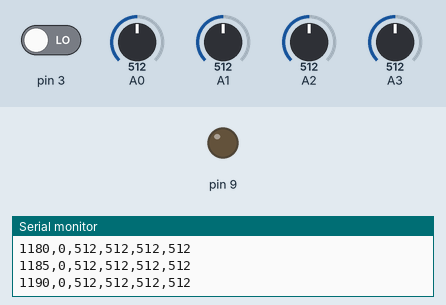
This sketch was run on a simulated Arduino Uno, built with avr-gcc and run on an emulated ATmega328P. Parts: output pins drawn as LEDs (lit = HIGH), the last lines printed to the serial monitor. The inputs (shaded band) are chosen by the test bench; at power-on: pin 3 LOW, A0 = 512, A1 = 512, A2 = 512, A3 = 512.

Above: at 1.2 s.
1.3 s: pin 3 driven HIGH
At 2.4 s:
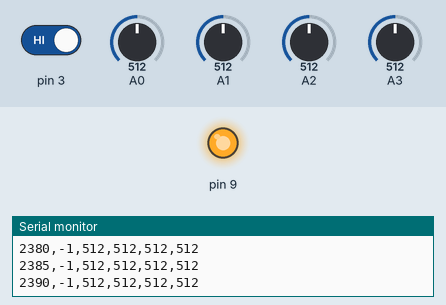
2.8 s: pin 3 driven LOW
At 3.6 s:
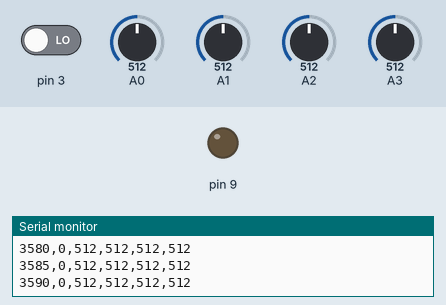
Timing chart, 0 to 5.8 s (numbered marks = the images above; inputs shaded):
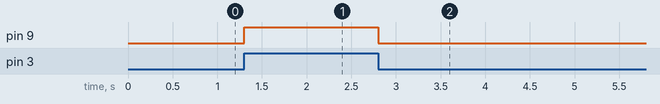

Measured:
- after the input at 1.3 s, pin 9: LOW → HIGH at once
- after the input at 2.8 s, pin 9: HIGH → LOW at once

The sketch:

mpt-basic.ino
```cpp
// (licence header left out)
#include "TimerOne.h"

// Comment this out to deactivate the airflow collection.
#define AIRFLOW_SENSOR

// Comment this out to deactivate the pulse collection.
#define PULSE_SENSOR

// Comment this out to deactivate PIN13 debug toggeling.
// This pin is used to meassure interval timing issues.
//#define TOGGLE_PIN_ON_INTERRUPT

bool newData = false;
int air1, air2, air3, pulse;
int sync = 0;
int buttonState = 0;

/**
 * 1s  = 1000ms
 * 1s  = 1000,000us
 * 1ms = 1000us
 *
 * for a   1ms measurement interval set interrupt to    1000us => 1000 Hz
 * for a  10ms measurement interval set interrupt to  10'000us =>  100 Hz
 * for a  50ms measurement interval set interrupt to  50'000us =>   20 Hz
 * for a 100ms measurement interval set interrupt to 100'000us =>   10 Hz
 */
const unsigned long sample_rate_us = 5000;

/**
 * Change TIME_MS_INTERVAL according to sample_rate_us.
 */
const unsigned long TIME_MS_INTERVAL = sample_rate_us / 1000;

/**
 * Time ms counter.
 */
unsigned long time_ms = 0;

void setup() {
  Timer1.initialize(sample_rate_us);
  Timer1.attachInterrupt(getData);
  Serial.begin(115200);
  pinMode(3, INPUT);
  pinMode(9, OUTPUT);

#ifdef TOGGLE_PIN_ON_INTERRUPT
  pinMode(13, OUTPUT);
#endif

  // prevent disruptive default interrupt
  cli(); // disable interrupts
  TIMSK0 &= ~(1 << TOIE0);
  sei(); // enable interrupts

  // Use this line to sync the app
  // which connects to the Arduino.
  Serial.print("\nArduino Ready\n");
}

void getData() {
#ifdef TOGGLE_PIN_ON_INTERRUPT
  PINB |= 1 << PORTB5;
#endif

  time_ms += TIME_MS_INTERVAL;

  /**
   * Accoding to the Arduino documentation a analog read takes about 100us which is
   * 1s = 1000 000us / 100us = 10 000 reads/s
   *
   * https://www.arduino.cc/reference/en/language/functions/analog-io/analogread/
   */
#ifdef AIRFLOW_SENSOR
  air1 = analogRead(A0); // 100us
  air2 = analogRead(A1); // 100us
  air3 = analogRead(A2); // 100us
#endif
#ifdef PULSE_SENSOR
  pulse = analogRead(A3); // 100us => 500us => 0.0001s
#endif
  newData = true;
}

void loop() {
  buttonState = digitalRead(3);
  if (buttonState){
    digitalWrite(9, HIGH);
    sync = -1;
  }
  else{
    digitalWrite(9, LOW);
    sync = 0;
  }
  if (newData) {
    Serial.print(time_ms - TIME_MS_INTERVAL);
    Serial.print(",");
    Serial.print(sync);
#ifdef AIRFLOW_SENSOR
    Serial.print(",");
    Serial.print(air1);
    Serial.print(",");
    Serial.print(air2);
    Serial.print(",");
    Serial.print(air3);
#endif
#ifdef PULSE_SENSOR
    Serial.print(",");
    Serial.print(pulse);
#endif
    Serial.print("\n");
    newData = false;
  }
}
```
